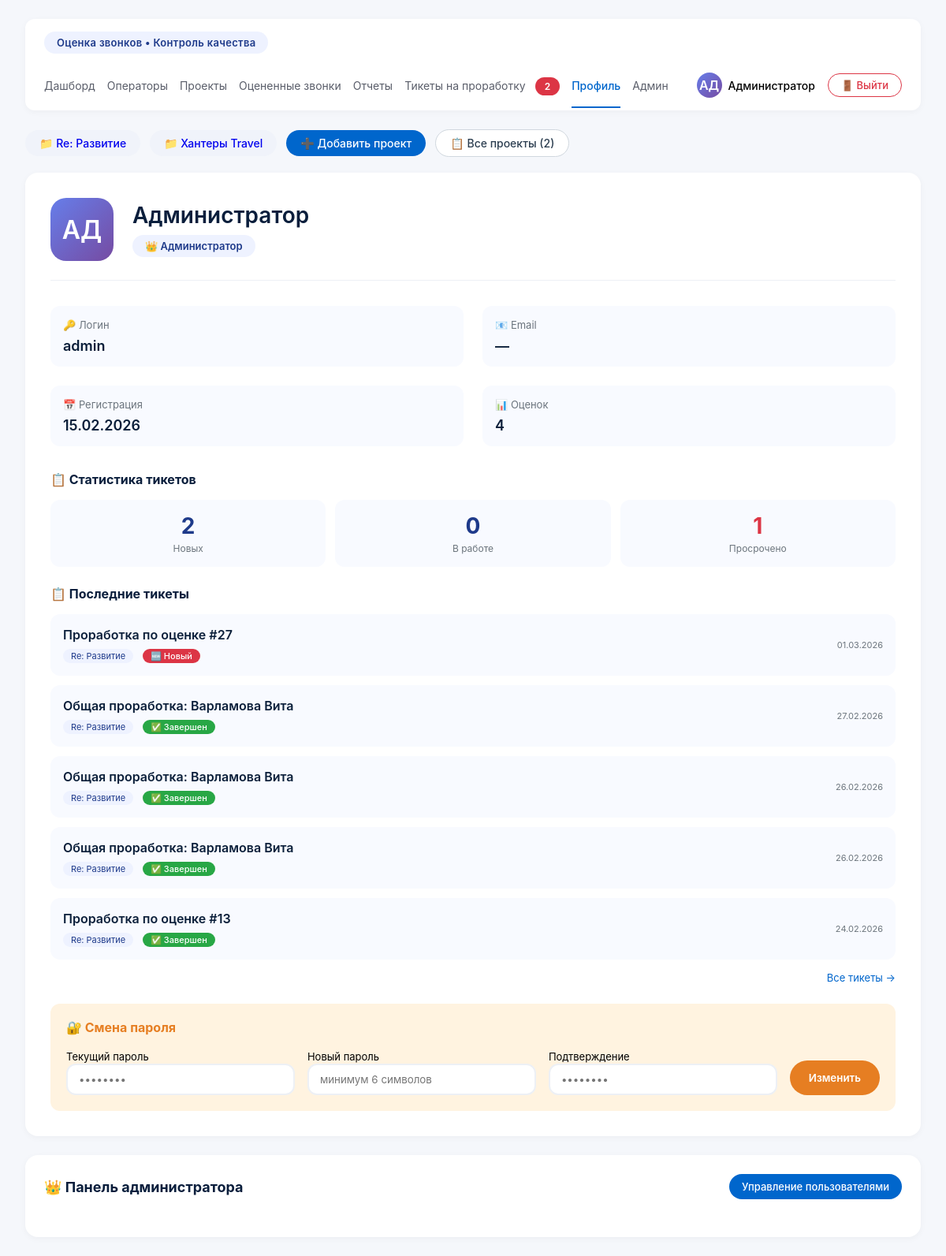
Page /auth/profile (signed in) on the committed database.
### database.py (models this page shows)
class User(Base):
    __tablename__ = "users"
    id = Column(Integer, primary_key=True)
    full_name = Column(String, nullable=False)
    login = Column(String, unique=True, nullable=False)
    password_hash = Column(String, nullable=True)
    role = Column(String, nullable=False, default=UserRole.CONTROLLER.value)
    email = Column(String, nullable=True)
    avatar_letters = Column(String(2), nullable=True)
    is_active = Column(Boolean, default=True)
    created_at = Column(DateTime, default=datetime.utcnow)
    evaluations_given = relationship("Evaluation", back_populates="evaluator")
    managed_projects = relationship("Project", secondary="project_managers", back_populates="managers")
    manager_links = relationship("ProjectManager", back_populates="user", overlaps="managed_projects,managers")

class Project(Base):
    __tablename__ = "projects"
    id = Column(Integer, primary_key=True)
    name = Column(String, unique=True, nullable=False)
    description = Column(String, nullable=True)
    is_active = Column(Boolean, default=True)
    created_at = Column(DateTime, default=datetime.utcnow)
    operators = relationship("Operator", back_populates="project")
    metric_blocks = relationship("MetricBlock", back_populates="project", cascade="all, delete-orphan")
    managers = relationship("User", secondary="project_managers", back_populates="managed_projects")
    topics = relationship("Topic", back_populates="project", cascade="all, delete-orphan")
    manager_links = relationship("ProjectManager", back_populates="project", overlaps="managers,managed_projects")

class Ticket(Base):
    __tablename__ = "tickets"
    id = Column(Integer, primary_key=True)
    title = Column(String, nullable=False)  # Заголовок тикета
    description = Column(Text, nullable=True)  # Описание
    evaluation_id = Column(Integer, ForeignKey("evaluations.id"), nullable=True)  # Связь с оценкой
    operator_id = Column(Integer, ForeignKey("operators.id"), nullable=False)  # Оператор
    project_id = Column(Integer, ForeignKey("projects.id"), nullable=False)  # Проект
    created_by = Column(Integer, ForeignKey("users.id"), nullable=False)  # Кто создал
    assigned_to = Column(Integer, ForeignKey("users.id"), nullable=True)  # Кому назначен
    topic = Column(String, nullable=False, default=TicketTopic.EVALUATION.value)
    priority = Column(String, nullable=False, default=TicketPriority.MEDIUM.value)
    status = Column(String, nullable=False, default=TicketStatus.NEW.value)
    sla_deadline = Column(Date, nullable=True)  # Дедлайн по SLA (2 рабочих дня)
    created_at = Column(DateTime, default=datetime.utcnow)
    taken_at = Column(DateTime, nullable=True)  # Когда взяли в работу
    completed_at = Column(DateTime, nullable=True)  # Когда завершили
    block_id = Column(Integer, ForeignKey("metric_blocks.id"), nullable=True)  # Фильтр по блоку
    metric_id = Column(Integer, ForeignKey("metrics.id"), nullable=True)  # Фильтр по метрике
    meeting_link = Column(String, nullable=True)  # Ссылка на встречу
    work_comment = Column(Text, nullable=True)  # Комментарий по проработке
    evaluation = relationship("Evaluation", backref="tickets")
    operator = relationship("Operator", backref="tickets")
    project = relationship("Project", backref="tickets")
    creator = relationship("User", foreign_keys=[created_by], backref="created_tickets")
    assignee = relationship("User", foreign_keys=[assigned_to], backref="assigned_tickets")
    block = relationship("MetricBlock", backref="tickets")
    metric = relationship("Metric", backref="tickets")

### auth.py (the view)
@router.get("/profile", response_class=HTMLResponse)
async def profile_page(
    request: Request,
    current_user: User = Depends(get_current_user),
    db: Session = Depends(get_db)
):
    all_projects = db.query(Project).filter(Project.is_active == True).all()
    evaluations = []
    if current_user.role == 'controller':
        evaluations = db.query(Evaluation).filter(
            Evaluation.evaluator_id == current_user.id
        ).order_by(Evaluation.created_at.desc()).limit(10).all()
    evaluations_count = db.query(Evaluation).filter(
        Evaluation.evaluator_id == current_user.id
    ).count()
    user_projects = []
    if current_user.role == 'admin':
        projects_query = db.query(Project.id).filter(Project.is_active == True)
        user_projects = [p[0] for p in projects_query.all()]
    elif current_user.role == 'manager':
        user_projects = [pm.project_id for pm in current_user.manager_links]
    elif current_user.role == 'controller':
        projects_query = db.query(Project.id).filter(Project.is_active == True)
        user_projects = [p[0] for p in projects_query.all()]
    tickets_query = db.query(Ticket)
    if user_projects:
        tickets_query = tickets_query.filter(Ticket.project_id.in_(user_projects))
    elif current_user.role not in ['admin', 'controller']:
        tickets_query = tickets_query.filter(False)
    ticket_stats = {
        "new": tickets_query.filter(Ticket.status == TicketStatus.NEW.value).count(),
        "in_progress": tickets_query.filter(Ticket.status == TicketStatus.IN_PROGRESS.value).count(),
        "overdue": tickets_query.filter(
            Ticket.status.in_([TicketStatus.NEW.value, TicketStatus.IN_PROGRESS.value]),
            Ticket.sla_deadline < date.today()
        ).count()
    }
    recent_tickets = tickets_query.order_by(Ticket.created_at.desc()).limit(5).all()
    tickets_count = tickets_query.filter(
        Ticket.status.in_([TicketStatus.NEW.value, TicketStatus.IN_PROGRESS.value])
    ).count()
    return templates.TemplateResponse(
        "profile.html",
        {
            "request": request,
            "user": current_user,
            "projects": all_projects,
            "evaluations": evaluations,
            "evaluations_count": evaluations_count,
            "ticket_stats": ticket_stats,
            "recent_tickets": recent_tickets,
            "tickets_count": tickets_count,
            "date": date,
            "password_changed": request.query_params.get("password_changed", False)
        }
    )

### templates/profile.html (shortened to what this page needs)
<!DOCTYPE html>
<html lang="ru">
<head>
</head>
<body>
    <div class="top-nav">
        <div class="project-badge">Оценка звонков • Контроль качества</div>
        <div class="nav-links">
            <a href="/" class="nav-item {% if request.url.path == '/' %}active{% endif %}">Дашборд</a>
            <a href="/operators" class="nav-item {% if request.url.path == '/operators' %}active{% endif %}">Операторы</a>
            <a href="/projects" class="nav-item {% if request.url.path == '/projects' %}active{% endif %}">Проекты</a>
            <a href="/evaluations" class="nav-item {% if request.url.path == '/evaluations' %}active{% endif %}">Оцененные звонки</a>
            <a href="/reports" class="nav-item {% if request.url.path == '/reports' %}active{% endif %}">Отчеты</a>
            <a href="/tickets" class="nav-item {% if request.url.path == '/tickets' %}active{% endif %}">
                Тикеты на проработку
                <span class="tickets-badge">{{ tickets_count|default(0) }}</span>
            </a>
            <a href="/auth/profile" class="nav-item {% if request.url.path == '/auth/profile' %}active{% endif %}">Профиль</a>
            {% if user and user.role == 'admin' %}
            <a href="/admin" class="nav-item {% if request.url.path == '/admin' %}active{% endif %}">Админ</a>
            {% endif %}
        </div>
        <div class="user-rating">
            <div class="user-info">
                <div class="user-avatar">
                    {% if user and user.avatar_letters %}
                        {{ user.avatar_letters }}
                    {% elif user and user.full_name %}
                        {{ user.full_name[:2]|upper }}
                    {% else %}
                        АД
                    {% endif %}
                </div>
                <span style="font-size: 14px; font-weight: 500;">
                    {% if user and user.full_name %}
                        {{ user.full_name.split()[0] }}
                    {% else %}
                        Админ
                    {% endif %}
                </span>
            </div>
            <button class="logout-btn" type="button" onclick="showLogoutModal()">
                🚪 Выйти
            </button>
        </div>
    </div>
    <div class="projects-strip">
        {% for project in projects %}
            <a href="/project/{{ project.id }}" class="project-tag" style="background: #f0f3fa;">
                📁 {{ project.name }}
            </a>
        {% else %}
            <span class="project-tag" style="background: #f0f3fa;">📁 Нет проектов</span>
        {% endfor %}
        {% if user and user.role in ['admin', 'controller'] %}
        <span class="project-tag add" onclick="window.location.href='/projects'">➕ Добавить проект</span>
        {% endif %}
        <span class="project-tag all" onclick="window.location.href='/projects'">
            📋 Все проекты ({{ projects|length }})
        </span>
    </div>
    <div class="dashboard">
        <div class="profile-section">
            <div class="profile-header">
                <div class="profile-avatar-large">
                    {{ user.avatar_letters or user.full_name[:2] }}
                </div>
                <div class="profile-title">
                    <h2>{{ user.full_name }}</h2>
                    <span class="profile-role">
                        {% if user.role == 'controller' %}
                            🎤 Контролер качества
                        {% elif user.role == 'manager' %}
                            📋 Руководитель проекта
                        {% elif user.role == 'admin' %}
                            👑 Администратор
                        {% endif %}
                    </span>
                </div>
            </div>
            <div class="info-grid">
                <div class="info-item">
                    <div class="info-label">🔑 Логин</div>
                    <div class="info-value">{{ user.login }}</div>
                </div>
                <div class="info-item">
                    <div class="info-label">📧 Email</div>
                    <div class="info-value">{{ user.email or '—' }}</div>
                </div>
                <div class="info-item">
                    <div class="info-label">📅 Регистрация</div>
                    <div class="info-value">{{ user.created_at.strftime('%d.%m.%Y') if user.created_at else '—' }}</div>
                </div>
                <div class="info-item">
                    <div class="info-label">📊 Оценок</div>
                    <div class="info-value">{{ evaluations_count|default(0) }}</div>
                </div>
            </div>
            {% if ticket_stats is defined %}
            <div style="margin-bottom: 24px;">
                <h3 style="font-size: 16px; margin-bottom: 16px; color: #0a1e3c;">📋 Статистика тикетов</h3>
                <div class="tickets-stats">
                    <div class="stat-card">
                        <div class="stat-value">{{ ticket_stats.new|default(0) }}</div>
                        <div class="stat-label">Новых</div>
                    </div>
                    <div class="stat-card">
                        <div class="stat-value">{{ ticket_stats.in_progress|default(0) }}</div>
                        <div class="stat-label">В работе</div>
                    </div>
                    <div class="stat-card">
                        <div class="stat-value {% if ticket_stats.overdue|default(0) > 0 %}text-danger{% endif %}">
                            {{ ticket_stats.overdue|default(0) }}
                        </div>
                        <div class="stat-label">Просрочено</div>
                    </div>
                </div>
            </div>
            {% endif %}
            {% if recent_tickets is defined and recent_tickets %}
            <div style="margin-bottom: 24px;">
                <h3 style="font-size: 16px; margin-bottom: 16px; color: #0a1e3c;">📋 Последние тикеты</h3>
                <div class="tickets-list">
                    {% for ticket in recent_tickets %}
                    <a href="/tickets/{{ ticket.id }}" style="text-decoration: none;">
                        <div class="ticket-item">
                            <div class="ticket-info">
                                <div class="ticket-title">{{ ticket.title }}</div>
                                <div class="ticket-meta">
                                    <span class="ticket-project">{{ ticket.project.name }}</span>
                                    <span class="ticket-status
                                        {% if ticket.status == 'new' %}status-new
                                        {% elif ticket.status == 'in_progress' %}status-progress
                                        {% elif ticket.status == 'completed' %}status-done
                                        {% endif %}">
                                        {% if ticket.status == 'new' %}🆕 Новый
                                        {% elif ticket.status == 'in_progress' %}⚙️ В работе
                                        {% elif ticket.status == 'completed' %}✅ Завершен
                                        {% else %}{{ ticket.status }}{% endif %}
                                    </span>
                                </div>
                            </div>
                            <div class="ticket-date">{{ ticket.created_at.strftime('%d.%m.%Y') if ticket.created_at else '' }}</div>
                        </div>
                    </a>
                    {% endfor %}
                </div>
                <div style="text-align: right; margin-top: 12px;">
                    <a href="/tickets" style="color: #0066cc; text-decoration: none; font-size: 13px;">
                        Все тикеты →
                    </a>
                </div>
            </div>
            {% endif %}
            <div class="change-password">
                <h3>🔐 Смена пароля</h3>
                <form method="post" action="/auth/profile/change-password">
                    <div class="password-form">
                        <div class="form-group">
                            <label style="font-size: 13px;">Текущий пароль</label>
                            <input type="password" name="old_password" placeholder="••••••••" required>
                        </div>
                        <div class="form-group">
                            <label style="font-size: 13px;">Новый пароль</label>
                            <input type="password" name="new_password" placeholder="минимум 6 символов" required>
                        </div>
                        <div class="form-group">
                            <label style="font-size: 13px;">Подтверждение</label>
                            <input type="password" name="confirm_password" placeholder="••••••••" required>
                        </div>
                        <button type="submit" class="btn-change">Изменить</button>
                    </div>
                </form>
            </div>
        </div>
        <div class="evaluations-section">
            <div class="section-header">
                <h3>
                    {% if user.role == 'controller' %}
                        🎤 Последние оценки
                    {% elif user.role == 'manager' %}
                        📋 Мои проекты
                    {% elif user.role == 'admin' %}
                        👑 Панель администратора
                    {% endif %}
                </h3>
                {% if user.role == 'admin' %}
                <a href="/auth/admin/users" style="text-decoration: none;">
                    <button class="btn" style="background: #0066cc; color: white;">Управление пользователями</button>
                </a>
                {% endif %}
            </div>
        </div>
    </div>
</body>
</html>

### rows in the picture
User: avatar_letters "АД", full_name "Администратор", login "admin", email "—", created_at "15.02.2026"
Project: name "Re: Развитие"
Project: name "Хантеры Travel"
Ticket: title "Проработка по оценке #27", project.name "Re: Развитие", status "🆕 Новый", created_at "01.03.2026"
Ticket: title "Общая проработка: Варламова Вита", project.name "Re: Развитие", status "✅ Завершен", created_at "27.02.2026"
Ticket: title "Общая проработка: Варламова Вита", project.name "Re: Развитие", status "✅ Завершен", created_at "26.02.2026"
Ticket: title "Общая проработка: Варламова Вита", project.name "Re: Развитие", status "✅ Завершен", created_at "26.02.2026"
Ticket: title "Проработка по оценке #13", project.name "Re: Развитие", status "✅ Завершен", created_at "24.02.2026"

### other values in the picture
{{ tickets_count|default(0) }} "2"
{{ projects|length }} "2"
{{ evaluations_count|default(0) }} "4"
{{ ticket_stats.new|default(0) }} "2"
{{ ticket_stats.in_progress|default(0) }} "0"
{{ ticket_stats.overdue|default(0) }} "1"
